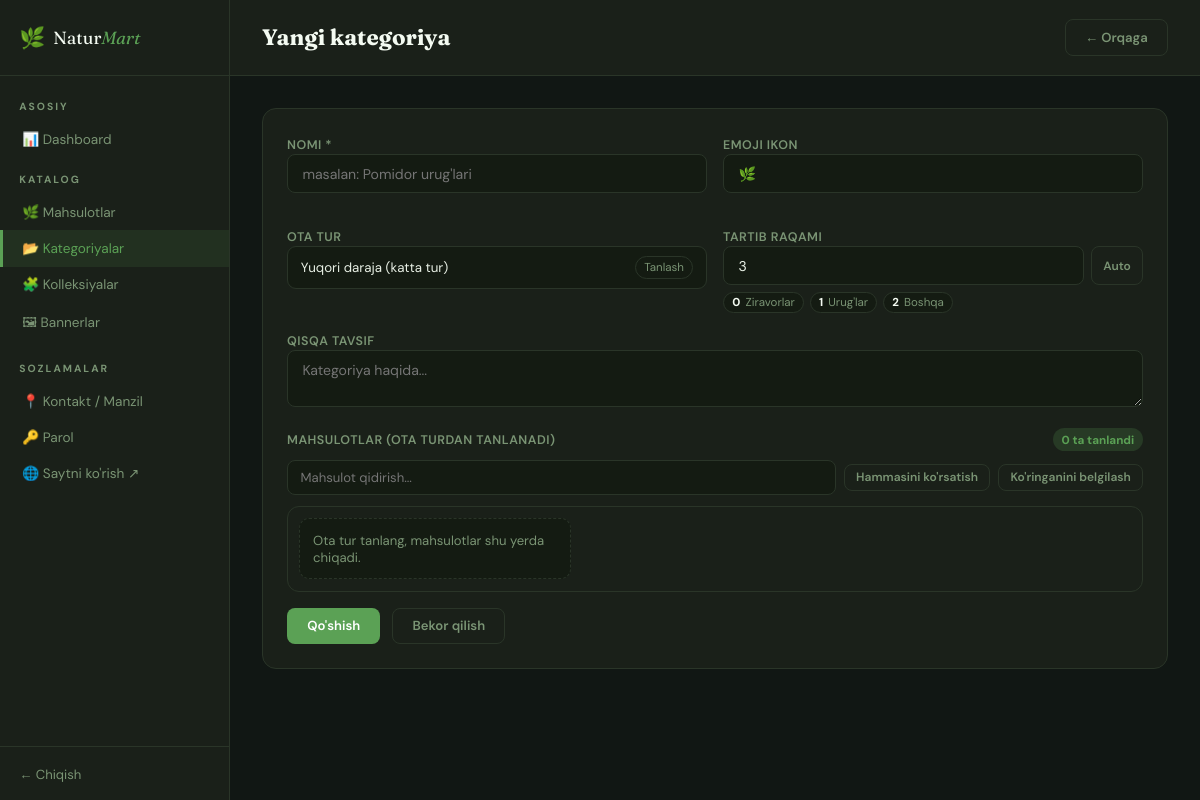
The app's page /admin/kategoriyalar/qoshish (signed in), older data.
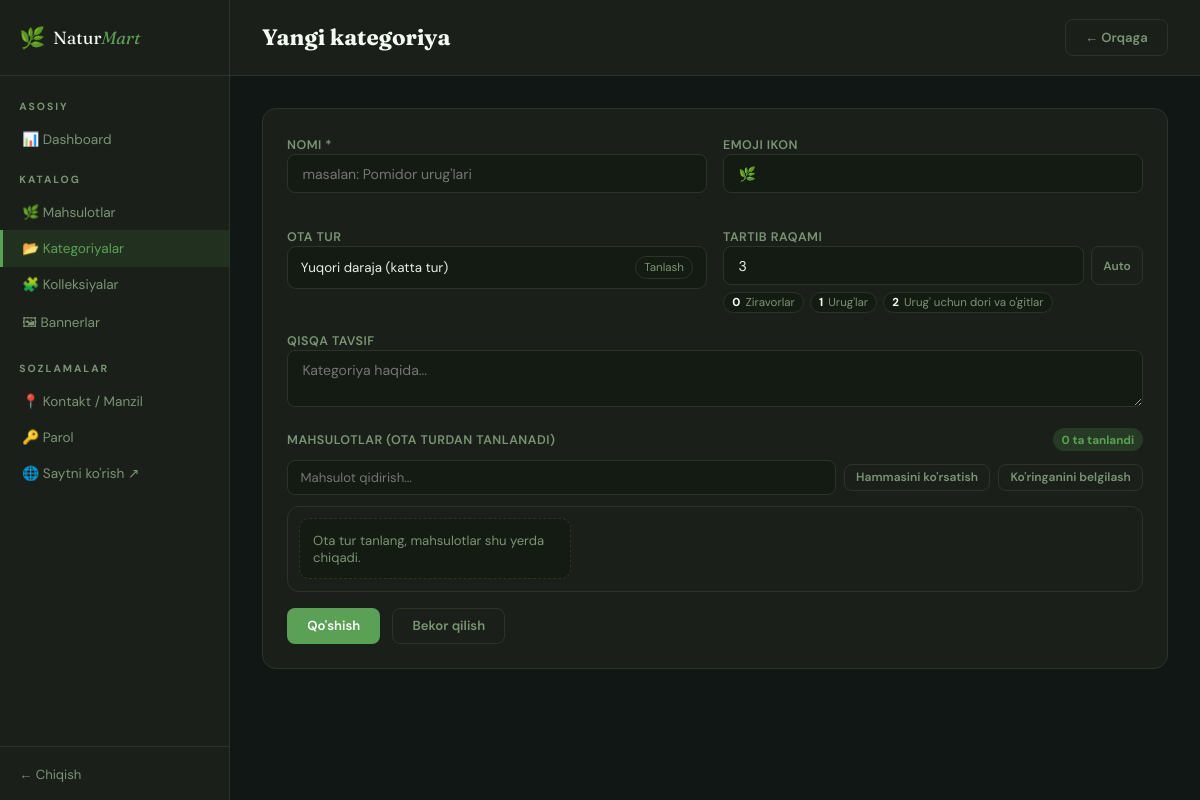
The same page, newer data.
### tables this page shows
CREATE TABLE category (
                id INTEGER PRIMARY KEY AUTOINCREMENT,
                name TEXT NOT NULL,
                slug TEXT UNIQUE NOT NULL,
                icon TEXT DEFAULT '🌿',
                type TEXT DEFAULT 'ziravod',
                description TEXT,
                sort_order INTEGER DEFAULT 0
            , parent_id INTEGER, is_type INTEGER DEFAULT 0);

### app/routes/admin.py (the view, shortened to what this page needs)
@admin.route('/kategoriyalar/qoshish', methods=['GET','POST'])
@login_required
def add_category():
    db = get_db()
    parent_types = _parent_category_nodes(db)
    next_sort_order = _next_category_sort_order(db, None)
    sort_preview = _category_sort_preview(db, None)
    return render_template(
        'admin/category_form.html',
        cat=None,
        parent_types=parent_types,
        selected_product_ids=[],
        parent_products=[],
        next_sort_order=next_sort_order,
        sort_preview=sort_preview
    )

### app/__init__.py (called while the page is built)
def get_db():
    if 'db' not in g:
        g.db = sqlite3.connect(DATABASE, detect_types=sqlite3.PARSE_DECLTYPES)
        g.db.row_factory = sqlite3.Row
        g.db.execute('PRAGMA foreign_keys = ON')
    return g.db

### app/routes/admin.py (called while the page is built)
def login_required(f):
    @wraps(f)
    def decorated(*args,**kwargs):
        if not session.get('admin_id'):
            return redirect(url_for('admin.login'))
        return f(*args,**kwargs)
    return decorated

def _next_category_sort_order(db, parent_id=None, exclude_id=None):
    where = ['1=1']
    params = []
    if parent_id:
        where.append('parent_id=?')
        params.append(parent_id)
    else:
        where.append('parent_id IS NULL')
    if exclude_id:
        where.append('id<>?')
        params.append(exclude_id)
    row = db.execute(
        f"SELECT COALESCE(MAX(sort_order), 0) + 1 FROM category WHERE {' AND '.join(where)}",
        params
    ).fetchone()
    return int(row[0] or 1)

### app/templates/admin/category_form.html (shortened to what this page needs)
{% extends 'admin/base_admin.html' %}
{% block content %}
<div class="topbar">
  <h1 class="page-title">{% if cat %}Kategoriyani tahrirlash{% else %}Yangi kategoriya{% endif %}</h1>
  <a href="{{ url_for('admin.categories') }}" class="btn btn-outline">← Orqaga</a>
</div>
<div class="admin-content">
  <div class="card" style="max-width:1080px;">
    <form method="POST" id="categoryForm">
      <div class="form-grid">
        <div class="form-group">
          <label>Nomi *</label>
          <input type="text" name="name" value="{{ cat.name if cat else '' }}" required placeholder="masalan: Pomidor urug'lari">
        </div>
        <div class="form-group">
          <label>Emoji ikon</label>
          <input type="text" name="icon" value="{{ cat.icon if cat else '' }}" placeholder="🌿">
        </div>
        <div class="form-group">
          <label>Ota tur</label>
          <button type="button" id="openParentPickerBtn" class="parent-picker-btn">
            <span id="parentPickerLabel">Ota tur tanlang...</span>
            <span class="parent-picker-btn-action">Tanlash</span>
          </button>
        </div>
        <div class="form-group">
          <label>Tartib raqami</label>
          <div class="sort-order-row">
            <input type="number" min="0" step="1" id="sortOrderInput" name="sort_order" value="{{ cat.sort_order if cat else (next_sort_order if next_sort_order is not none else '') }}" placeholder="Masalan: 1">
            <button type="button" id="sortOrderAutoBtn" class="btn btn-outline btn-sm">Auto</button>
          </div>
          <div id="sortOrderPreview" class="sort-preview">
            {% if sort_preview %}
              {% for s in sort_preview %}
              <span class="sort-chip"><strong>{{ s.sort_order }}</strong> {{ s.name }}</span>
              {% endfor %}
            {% else %}
              <span class="sort-chip empty">Bu bo'limda hali kategoriya yo'q.</span>
            {% endif %}
          </div>
        </div>
      </div>
      <div class="form-group">
        <label>Qisqa tavsif</label>
        <textarea name="description" placeholder="Kategoriya haqida...">{{ cat.description if cat else '' }}</textarea>
      </div>
      <div class="form-group" style="margin-top:0.6rem;">
        <div class="category-products-head">
          <label style="margin:0;">Mahsulotlar (ota turdan tanlanadi)</label>
          <span id="selectedProductsCount" class="picked-count">0 ta tanlandi</span>
        </div>
        <div class="category-products-actions">
          <input id="parentProductsSearch" type="text" placeholder="Mahsulot qidirish...">
          <button type="button" class="btn btn-outline btn-sm" id="toggleProductsScopeBtn">Hammasini ko'rsatish</button>
          <button type="button" class="btn btn-outline btn-sm" id="toggleVisibleProductsBtn">Ko'ringanini belgilash</button>
        </div>
        <div id="parentProductsWrap" class="category-products-grid">
        </div>
      </div>
      <div style="display:flex;gap:0.75rem; margin-top:1rem;">
        <button type="submit" class="btn btn-green">{% if cat %}Saqlash{% else %}Qo'shish{% endif %}</button>
        <a href="{{ url_for('admin.categories') }}" class="btn btn-outline">Bekor qilish</a>
      </div>
    </form>
  </div>
</div>
{% endblock %}

Row changes from the older to the newer data that the page shows:
changed category: name "Boshqa" → "Urug' uchun dori va o'gitlar"
